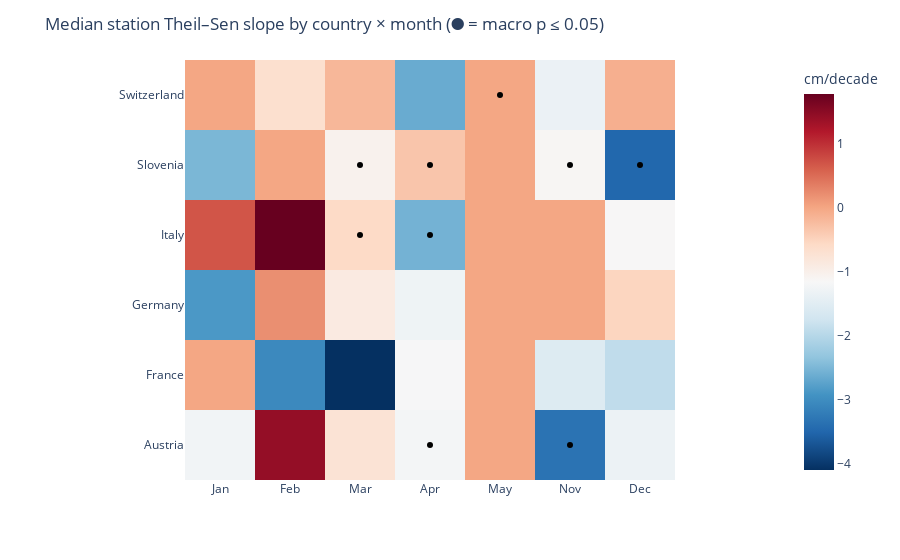

Source (notebook cell):
### Code cell
import plotly.express as px
import plotly.graph_objects as go
import pandas as pd

# Month order
order = ['Jan','Feb','Mar','Apr','May','Nov','Dec']

# Make month labels if needed
if 'month_name' not in typical_country_month.columns:
    month_map = {1:'Jan',2:'Feb',3:'Mar',4:'Apr',5:'May',11:'Nov',12:'Dec'}
    typical_country_month = typical_country_month.assign(
        month_name = typical_country_month['month'].map(month_map)
    )
if 'month_name' not in avg_country_month.columns:
    month_map = {1:'Jan',2:'Feb',3:'Mar',4:'Apr',5:'May',11:'Nov',12:'Dec'}
    avg_country_month = avg_country_month.assign(
        month_name = avg_country_month['month'].map(month_map)
    )

# Merge in significance from macro table
sig = avg_country_month.loc[:, ['country','month_name','p']].copy()
sig['sig'] = sig['p'] <= 0.05
H = typical_country_month.merge(sig, on=['country','month_name'], how='left')

fig = px.imshow(
    H.pivot_table(index='country', columns='month_name',
                  values='median_slope_theil_per_decade'),
    color_continuous_scale='RdBu_r', origin='lower',
    labels=dict(color='Median station slope (cm/decade)')
)
fig.update_xaxes(categoryorder='array', categoryarray=order)

# Overlay significance dots
for r in H.itertuples():
    if r.sig:
        fig.add_trace(go.Scatter(
            x=[r.month_name], y=[r.country], mode='markers',
            marker=dict(color='black', size=6), showlegend=False,
            hoverinfo='skip'
        ))

fig.update_layout(
    title='Median station Theil–Sen slope by country × month (● = macro p ≤ 0.05)',
    coloraxis_colorbar=dict(title='cm/decade'),
    xaxis_title='', yaxis_title=''
)
fig.show()

### Figure 1 — Plotly figure (JSON) as saved in the notebook; plotly's stock layout.template omitted (floating-point values rounded to 4 significant figures)
{"data": [{"coloraxis": "coloraxis", "hovertemplate": "month_name: %{x}<br>country: %{y}<br>Median station slope (cm/decade): %{z}<extra></extra>", "name": "0", "type": "heatmap", "x": ["Apr", "Dec", "Feb", "Jan", "Mar", "May", "Nov"], "xaxis": "x", "y": ["Austria", "France", "Germany", "Italy", "Slovenia", "Switzerland"], "yaxis": "y", "z": [[-1.212, -1.333, 1.429, -1.25, -0.7407, 0.0, -3.333], [-1.176, -1.905, -3.043, 0.0, -4.091, 0.0, -1.55], [-1.29, -0.5128, 0.2087, -2.857, -0.8893, 0.0, 0.0], [-2.554, -1.144, 1.779, 0.6905, -0.5719, 0.0, 0.0], [-0.3302, -3.478, 0.0, -2.5, -1.034, 0.0, -1.111], [-2.638, -0.08929, -0.6667, 0.0, -0.1771, 0.0, -1.348]]}, {"hoverinfo": "skip", "marker": {"color": "black", "size": 6}, "mode": "markers", "showlegend": false, "type": "scatter", "x": ["Apr"], "y": ["Austria"]}, {"hoverinfo": "skip", "marker": {"color": "black", "size": 6}, "mode": "markers", "showlegend": false, "type": "scatter", "x": ["Nov"], "y": ["Austria"]}, {"hoverinfo": "skip", "marker": {"color": "black", "size": 6}, "mode": "markers", "showlegend": false, "type": "scatter", "x": ["Mar"], "y": ["Italy"]}, {"hoverinfo": "skip", "marker": {"color": "black", "size": 6}, "mode": "markers", "showlegend": false, "type": "scatter", "x": ["Apr"], "y": ["Italy"]}, {"hoverinfo": "skip", "marker": {"color": "black", "size": 6}, "mode": "markers", "showlegend": false, "type": "scatter", "x": ["Mar"], "y": ["Slovenia"]}, {"hoverinfo": "skip", "marker": {"color": "black", "size": 6}, "mode": "markers", "showlegend": false, "type": "scatter", "x": ["Apr"], "y": ["Slovenia"]}, {"hoverinfo": "skip", "marker": {"color": "black", "size": 6}, "mode": "markers", "showlegend": false, "type": "scatter", "x": ["Nov"], "y": ["Slovenia"]}, {"hoverinfo": "skip", "marker": {"color": "black", "size": 6}, "mode": "markers", "showlegend": false, "type": "scatter", "x": ["Dec"], "y": ["Slovenia"]}, {"hoverinfo": "skip", "marker": {"color": "black", "size": 6}, "mode": "markers", "showlegend": false, "type": "scatter", "x": ["May"], "y": ["Switzerland"]}], "layout": {"coloraxis": {"colorbar": {"title": {"text": "cm/decade"}}, "colorscale": [[0, "rgb(5,48,97)"], [0.1, "rgb(33,102,172)"], [0.2, "rgb(67,147,195)"], [0.3, "rgb(146,197,222)"], [0.4, "rgb(209,229,240)"], [0.5, "rgb(247,247,247)"], [0.6, "rgb(253,219,199)"], [0.7, "rgb(244,165,130)"], [0.8, "rgb(214,96,77)"], [0.9, "rgb(178,24,43)"], [1, "rgb(103,0,31)"]]}, "margin": {"t": 60}, "title": {"text": "Median station Theil–Sen slope by country × month (● = macro p ≤ 0.05)"}, "xaxis": {"anchor": "y", "categoryarray": ["Jan", "Feb", "Mar", "Apr", "May", "Nov", "Dec"], "categoryorder": "array", "constrain": "domain", "domain": [0, 1], "scaleanchor": "y", "title": {"text": ""}}, "yaxis": {"anchor": "x", "autorange": true, "constrain": "domain", "domain": [0, 1], "title": {"text": ""}}}}
